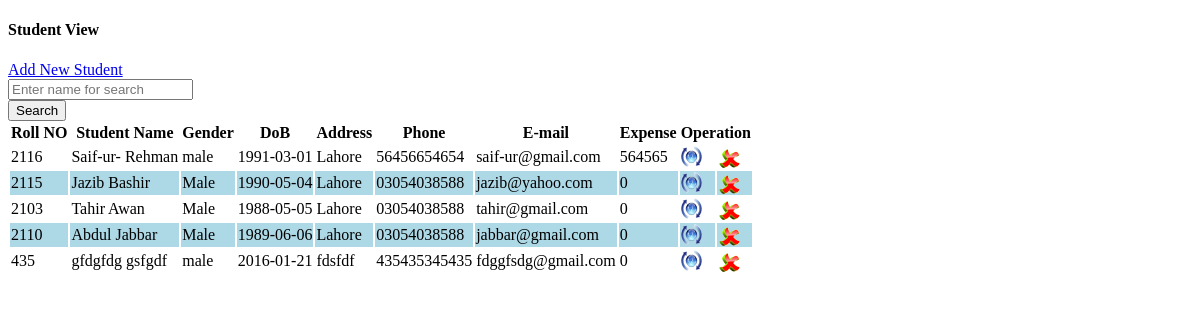
The app's page /View_Students.php, older data.
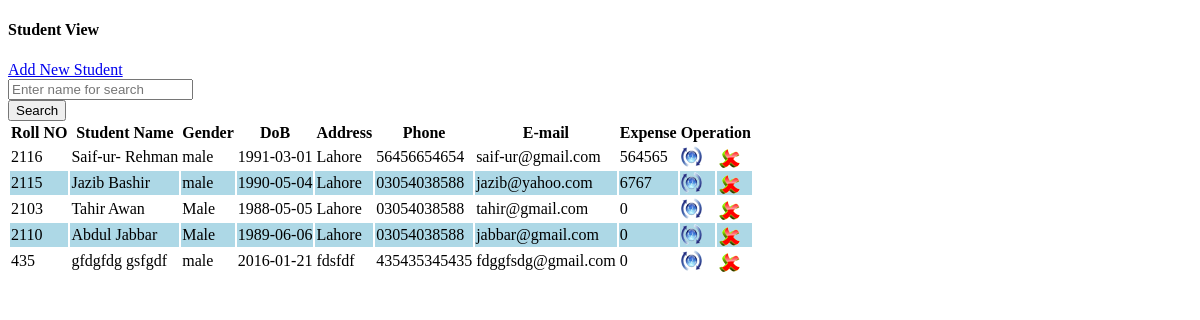
The same page, newer data.
### tables this page shows
CREATE TABLE `stu_tbl` (
  `roll_no` int(10) NOT NULL,
  `stu_id` int(10) UNSIGNED NOT NULL,
  `f_name` varchar(50) NOT NULL,
  `l_name` varchar(50) NOT NULL,
  `gender` char(10) NOT NULL,
  `dob` date NOT NULL,
  `address` varchar(100) NOT NULL,
  `phone` varchar(50) NOT NULL,
  `email` varchar(70) NOT NULL,
  `student_expense` int(11) NOT NULL
);

### View_Students.php (the view, shortened to what this page needs)
<!DOCTYPE html PUBLIC "-//W3C//DTD XHTML 1.0 Transitional//EN" "http://www.w3.org/TR/xhtml1/DTD/xhtml1-transitional.dtd">
<html xmlns="http://www.w3.org/1999/xhtml">
<head>
<link rel="stylesheet" type="text/css" href="css/style_view.css" />
</head>
<body>
<div class="col-md-12  view-form-style">
    <div class="col-md-12 entry-head margin-20b">
        <h4 class="left">Student View</h4>
        <a class="btn btn-primary right" href="?tag=student_entry">Add New Student</a>
    </div>
    <form role="form" data-toggle="validator" method="post" class="form-horizontal">
        <div class="form-group">
            <div class="col-md-9 col-md-offset-1     col-xs-9 col-sm-10">
            <input type="text" class="form-control" name="searchtxt" Placeholder="Enter name for search" autocomplete="off"/></div>
            <input type="submit" name="btnsearch" value="Search" class="btn btn-info"/>
        </div>
    </form>
<form method="post">
    <div class="table-responsive">
        <table class="table table-bordered">
        <tr>
            <th>Roll NO</th>
            <th>Student Name</th>
            <th>Gender</th>
            <th>DoB</th>
            <th>Address</th>
            <th>Phone</th>
            <th>E-mail</th>
            <th>Expense</th>
            <th colspan="2">Operation</th>
        </tr>
        <?php
	$key="";
	if($key !="")
		$sql_sel=mysql_query("SElECT * FROM stu_tbl WHERE f_name  like '%$key%' or l_name like '%$key%'");
	else
		 $sql_sel=mysql_query("SELECT * FROM stu_tbl");
    $i=0;
    while($row=mysql_fetch_array($sql_sel)){
    $i++;
    $color=($i%2==0)?"lightblue":"white";
    ?>
      <tr bgcolor="<?php echo $color?>">
            <td><?php echo $row['roll_no'];?></td>
            <td><?php echo $row['f_name']."    ".$row['l_name'];?></td>
            <td><?php echo $row['gender'];?></td>
            <td><?php echo $row['dob'];?></td>
            <td><?php echo $row['address'];?></td>
            <td><?php echo $row['phone'];?></td>
            <td><?php echo $row['email'];?></td>
            <td><?php echo $row['student_expense'];?></td>
            <td><a href="?tag=student_entry&opr=upd&rs_id=<?php echo $row['stu_id'];?>" title="Update"><img src="picture/update.png" /></a></td>
            <td><a href="?tag=view_students&opr=del&rs_id=<?php echo $row['stu_id'];?>" title="Delete"><img src="picture/delete.png" /></a></td>
        </tr>
    <?php
    }
    ?>
    </table>
    </div>
</form>
</body>
</html>

Row changes from the older to the newer data that the page shows:
changed stu_tbl "Jazib": gender "Male" → "male"; student_expense "0" → "6767"
